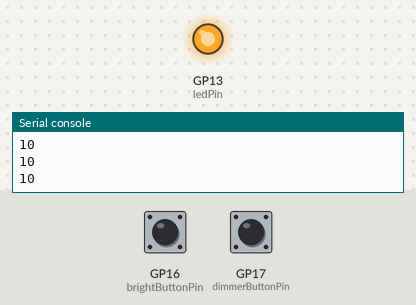
Simulated run of this program. Board: Raspberry Pi Pico running MicroPython. On the bench: output pins drawn as LEDs (lit = HIGH), the last lines printed to the serial console. Inputs (shaded band) come from the test bench; at power-on: GP17 (dimmerButtonPin) HIGH, GP16 (brightButtonPin) HIGH.

Above: at 1.2 s.
1.3 s: GP17 (dimmerButtonPin) pulled LOW for 1 s
At 3.0 s:
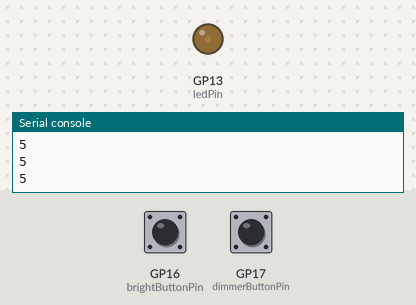
3.8 s: GP17 (dimmerButtonPin) pulled LOW for 0.25 s
At 4.4 s:
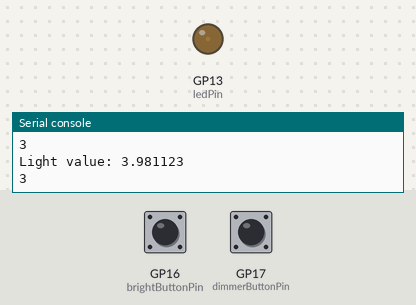
5.5 s: GP16 (brightButtonPin) pulled LOW for 3.2 s
At 6.51 s:
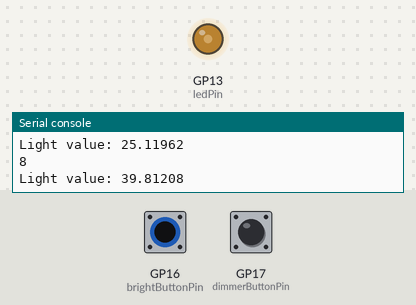
Timing chart, 0 to 8.5 s (numbered marks = the images above; inputs shaded):
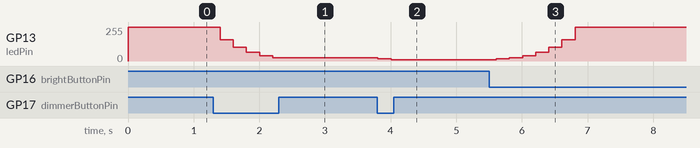

The program:

brighter-dimmer-buttons.py
```python
from machine import Pin, PWM
from time import sleep

# Pin definitions (use GP pin numbers)
ledPin = PWM(Pin(13))

dimmerButtonPin = Pin(17, Pin.IN, Pin.PULL_UP)
brightButtonPin = Pin(16, Pin.IN, Pin.PULL_UP)

# Set PWM frequency
ledPin.freq(200)

# Initial duty cycle value
incrementValue = 15
dutyCycle = 50  # in percentage
dutyCycleOld = dutyCycle
BP = 10
# Helper function to set duty cycle (MicroPython uses 16-bit range)
def set_duty_cycle(pwm, percent):
    # Clamp the value between 0 and 100
    percent = max(1, min(99, percent))
    '''
    MicroPython's PWM duty cycle uses a 16-bit range from 0-65535
    instead of 0-100%. So we convert the % to the equivalent value
    50% => (50/100)*65535 = 32767.5 => 32767
    25% => 16383, 75% => 491511 etc
    '''
    duty = int((percent / 100) * 65535)
    # Sets the PWM duty cycle to the calculated value
    pwm.duty_u16(duty)

# Initialize with initial brightness
set_duty_cycle(ledPin, dutyCycle)

try:
    while True:
        if not dimmerButtonPin.value():  # active LOW
            BP = BP - 1
        if not brightButtonPin.value():  # active LOW
            BP = BP+1
        print(BP)
        BP = max(1, min(BP, 10))
        dutyCycle = (1.5849)**BP
        dutyCycle = max(1, min(99, dutyCycle))  # clamp between 1 and 99

        if dutyCycle != dutyCycleOld:
            set_duty_cycle(ledPin, dutyCycle)
            dutyCycleOld = dutyCycle
            print("Light value:", dutyCycle)

        sleep(0.2)

except KeyboardInterrupt:
    ledPin.duty_u16(0)
    print("Exiting cleanly.")
```

Measured:
- after the input at 1.3 s, GP13 (ledPin): moves from 252/255 to 25/255 over 0.80 s, starting after 0.10 s
- after the input at 3.8 s, GP13 (ledPin): 25/255 → 16/255 at once, → 10/255 0.20 s later
- after the input at 5.5 s, GP13 (ledPin): moves from 10/255 to 252/255 over 1.2 s, starting after 0.11 s
